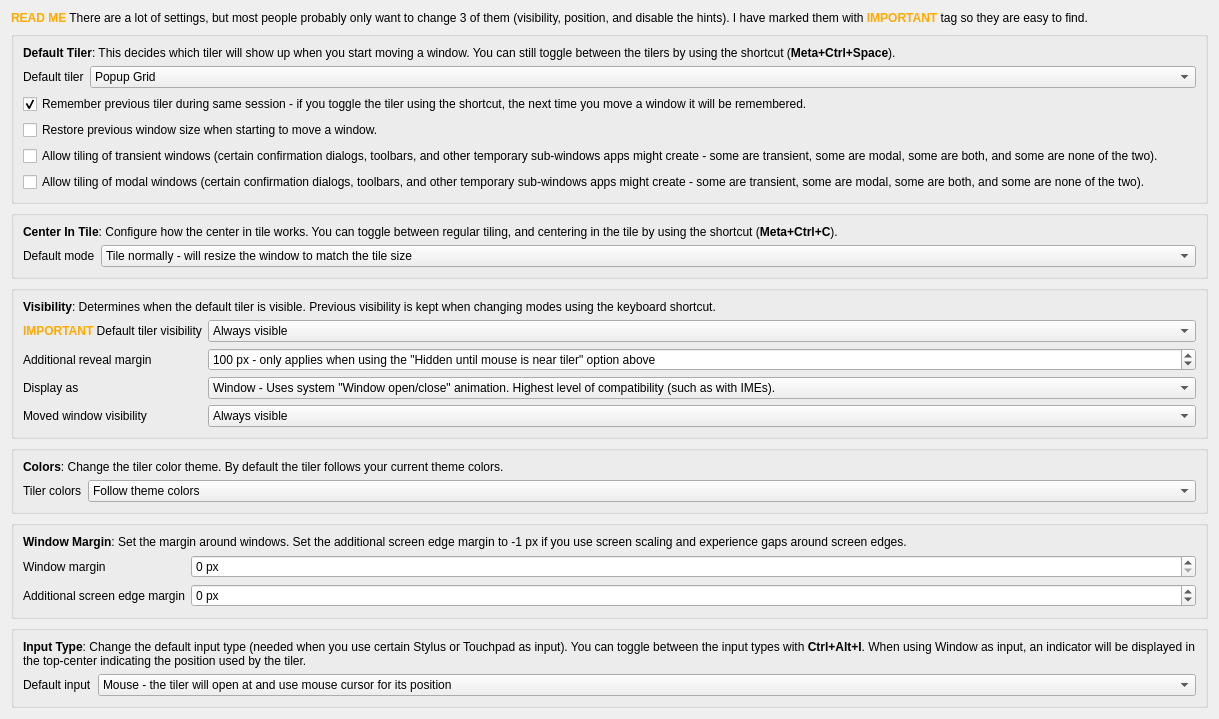
     <widget class="QWidget" name="tab_general">
      <attribute name="icon">
       <iconset theme="input-mouse"/>
      </attribute>
      <attribute name="title">
       <string>General</string>
      </attribute>
      <layout class="QVBoxLayout" name="verticalLayout_general">
       <item>
        <widget class="QLabel" name="label_84">
         <property name="text">
          <string>&lt;html&gt;&lt;head/&gt;&lt;body&gt;&lt;p&gt;&lt;span style=&quot; font-weight:700; color:#ffaa00;&quot;&gt;READ ME&lt;/span&gt; There are a lot of settings, but most people probably only want to change 3 of them (visibility, position, and disable the hints). I have marked them with &lt;span style=&quot; font-weight:700; color:#ffaa00;&quot;&gt;IMPORTANT&lt;/span&gt; tag so they are easy to find.&lt;/p&gt;&lt;/body&gt;&lt;/html&gt;</string>
         </property>
         <property name="wordWrap">
          <bool>true</bool>
         </property>
        </widget>
       </item>
       <item>
        <widget class="QGroupBox" name="groupBox_defaultTiler">
         <property name="enabled">
          <bool>true</bool>
         </property>
         <property name="title">
          <string/>
         </property>
         <property name="alignment">
          <set>Qt::AlignmentFlag::AlignLeading|Qt::AlignmentFlag::AlignLeft|Qt::AlignmentFlag::AlignTop</set>
         </property>
         <property name="checkable">
          <bool>false</bool>
         </property>
         <layout class="QVBoxLayout" name="verticalLayout_restoreType">
          <item>
           <widget class="QLabel" name="label_restoreTypeExplanation">
            <property name="text">
             <string>&lt;html&gt;&lt;head/&gt;&lt;body&gt;&lt;p&gt;&lt;span style=&quot; font-weight:700;&quot;&gt;Default Tiler&lt;/span&gt;: This decides which tiler will show up when you start moving a window. You can still toggle between the tilers by using the shortcut (&lt;span style=&quot; font-weight:700;&quot;&gt;Meta+Ctrl+Space&lt;/span&gt;).&lt;/p&gt;&lt;/body&gt;&lt;/html&gt;</string>
            </property>
            <property name="wordWrap">
             <bool>true</bool>
            </property>
           </widget>
          </item>
          <item>
           <layout class="QFormLayout" name="formLayout_defaultTiler">
            <item row="0" column="1">
             <widget class="QComboBox" name="kcfg_defaultTiler">
              <property name="sizePolicy">
               <sizepolicy hsizetype="Expanding" vsizetype="Fixed">
                <horstretch>0</horstretch>
                <verstretch>0</verstretch>
               </sizepolicy>
              </property>
              <property name="currentText">
               <string>Popup Grid</string>
              </property>
              <property name="currentIndex">
               <number>0</number>
              </property>
              <item>
               <property name="text">
                <string>Popup Grid</string>
               </property>
              </item>
              <item>
               <property name="text">
                <string>Overlay</string>
               </property>
              </item>
             </widget>
            </item>
            <item row="0" column="0">
             <widget class="QLabel" name="label_defaultTiler">
              <property name="text">
               <string>Default tiler</string>
              </property>
             </widget>
            </item>
           </layout>
          </item>
          <item>
           <widget class="QCheckBox" name="kcfg_rememberTiler">
            <property name="enabled">
             <bool>true</bool>
            </property>
            <property name="text">
             <string>Remember previous tiler during same session - if you toggle the tiler using the shortcut, the next time you move a window it will be remembered.</string>
            </property>
            <property name="checked">
             <bool>true</bool>
            </property>
           </widget>
          </item>
          <item>
           <widget class="QCheckBox" name="kcfg_restoreSize">
            <property name="text">
             <string>Restore previous window size when starting to move a window.</string>
            </property>
           </widget>
          </item>
          <item>
           <widget class="QCheckBox" name="kcfg_allowTransient">
            <property name="text">
             <string>Allow tiling of transient windows (certain confirmation dialogs, toolbars, and other temporary sub-windows apps might create - some are transient, some are modal, some are both, and some are none of the two).</string>
            </property>
           </widget>
          </item>
          <item>
           <widget class="QCheckBox" name="kcfg_allowModal">
            <property name="text">
             <string>Allow tiling of modal windows (certain confirmation dialogs, toolbars, and other temporary sub-windows apps might create - some are transient, some are modal, some are both, and some are none of the two).</string>
            </property>
           </widget>
          </item>
         </layout>
        </widget>
       </item>
       <item>
        <widget class="QGroupBox" name="groupBox_12">
         <property name="title">
          <string/>
         </property>
         <layout class="QVBoxLayout" name="verticalLayout_20">
          <item>
           <widget class="QLabel" name="label_54">
            <property name="text">
             <string>&lt;html&gt;&lt;head/&gt;&lt;body&gt;&lt;p&gt;&lt;span style=&quot; font-weight:700;&quot;&gt;Center In Tile&lt;/span&gt;: Configure how the center in tile works. You can toggle between regular tiling, and centering in the tile by using the shortcut (&lt;span style=&quot; font-weight:700;&quot;&gt;Meta+Ctrl+C&lt;/span&gt;).&lt;/p&gt;&lt;/body&gt;&lt;/html&gt;</string>
            </property>
            <property name="wordWrap">
             <bool>true</bool>
            </property>
           </widget>
          </item>
          <item>
           <layout class="QFormLayout" name="formLayout_7">
            <item row="0" column="0">
             <widget class="QLabel" name="label_55">
              <property name="text">
               <string>Default mode</string>
              </property>
             </widget>
            </item>
            <item row="0" column="1">
             <widget class="QComboBox" name="kcfg_centerInTileMode">
              <property name="sizePolicy">
               <sizepolicy hsizetype="Expanding" vsizetype="Fixed">
                <horstretch>0</horstretch>
                <verstretch>0</verstretch>
               </sizepolicy>
              </property>
              <item>
               <property name="text">
                <string>Tile normally - will resize the window to match the tile size</string>
               </property>
              </item>
              <item>
               <property name="text">
                <string>Tile normally first time, then remember previous mode during same session</string>
               </property>
              </item>
              <item>
               <property name="text">
                <string>Center in tile - will only align center of window with center of tile without resizing the window (for instance to center a window on screen)</string>
               </property>
              </item>
              <item>
               <property name="text">
                <string>Center in tile first time, then remember previous mode during same session</string>
               </property>
              </item>
             </widget>
            </item>
           </layout>
          </item>
         </layout>
        </widget>
       </item>
       <item>
        <widget class="QGroupBox" name="groupBox_11">
         <property name="title">
          <string/>
         </property>
         <layout class="QVBoxLayout" name="verticalLayout_15">
          <item>
           <widget class="QLabel" name="label_22">
            <property name="text">
             <string>&lt;html&gt;&lt;head/&gt;&lt;body&gt;&lt;p&gt;&lt;span style=&quot; font-weight:700;&quot;&gt;Visibility&lt;/span&gt;: Determines when the default tiler is visible. Previous visibility is kept when changing modes using the keyboard shortcut.&lt;/p&gt;&lt;/body&gt;&lt;/html&gt;</string>
            </property>
            <property name="wordWrap">
             <bool>true</bool>
            </property>
           </widget>
          </item>
          <item>
           <layout class="QFormLayout" name="formLayout_4">
            <item row="0" column="0">
             <widget class="QLabel" name="label_23">
              <property name="text">
               <string>&lt;html&gt;&lt;head/&gt;&lt;body&gt;&lt;p&gt;&lt;span style=&quot; font-weight:700; color:#ffaa00;&quot;&gt;IMPORTANT&lt;/span&gt; Default tiler visibility&lt;/p&gt;&lt;/body&gt;&lt;/html&gt;</string>
              </property>
             </widget>
            </item>
            <item row="0" column="1">
             <widget class="QComboBox" name="kcfg_tilerVisibility">
              <property name="sizePolicy">
               <sizepolicy hsizetype="Expanding" vsizetype="Fixed">
                <horstretch>0</horstretch>
                <verstretch>0</verstretch>
               </sizepolicy>
              </property>
              <item>
               <property name="text">
                <string>Always visible</string>
               </property>
              </item>
              <item>
               <property name="text">
                <string>Only visible if window is dragged right away (otherwise will remain hidden - mouse pointer change is a good indication that it is safe to drag)</string>
               </property>
              </item>
              <item>
               <property name="text">
                <string>Hidden until toggled on by shortcut (Meta+Space by default)</string>
               </property>
              </item>
              <item>
               <property name="text">
                <string>Hidden until mouse is near tiler (only works for Popup Grid mode)</string>
               </property>
              </item>
              <item>
               <property name="text">
                <string>Hidden if window is dragged right away (otherwise will appear if you click and hold - Firefox is not compatible with this mode and you need to press Meta+Space to show the tiler)</string>
               </property>
              </item>
             </widget>
            </item>
            <item row="1" column="0">
             <widget class="QLabel" name="label_48">
              <property name="text">
               <string>Additional reveal margin</string>
              </property>
             </widget>
            </item>
            <item row="1" column="1">
             <widget class="QSpinBox" name="kcfg_revealMargin">
              <property name="sizePolicy">
               <sizepolicy hsizetype="Expanding" vsizetype="Fixed">
                <horstretch>0</horstretch>
                <verstretch>0</verstretch>
               </sizepolicy>
              </property>
              <property name="suffix">
               <string> px - only applies when using the &quot;Hidden until mouse is near tiler&quot; option above</string>
              </property>
              <property name="maximum">
               <number>2000</number>
              </property>
              <property name="singleStep">
               <number>10</number>
              </property>
              <property name="value">
               <number>100</number>
              </property>
             </widget>
            </item>
            <item row="3" column="0">
             <widget class="QLabel" name="label_43">
              <property name="text">
               <string>Moved window visibility</string>
              </property>
             </widget>
            </item>
            <item row="3" column="1">
             <widget class="QComboBox" name="kcfg_windowVisibility">
              <property name="sizePolicy">
               <sizepolicy hsizetype="Expanding" vsizetype="Fixed">
                <horstretch>0</horstretch>
                <verstretch>0</verstretch>
               </sizepolicy>
              </property>
              <item>
               <property name="text">
                <string>Always visible</string>
               </property>
              </item>
              <item>
               <property name="text">
                <string>Hidden while tiler is visible</string>
               </property>
              </item>
              <item>
               <property name="text">
                <string>Hidden while above tiler</string>
               </property>
              </item>
             </widget>
            </item>
            <item row="2" column="0">
             <widget class="QLabel" name="label_109">
              <property name="text">
               <string>Display as</string>
              </property>
             </widget>
            </item>
            <item row="2" column="1">
             <widget class="QComboBox" name="kcfg_displayAs">
              <property name="sizePolicy">
               <sizepolicy hsizetype="Expanding" vsizetype="Fixed">
                <horstretch>0</horstretch>
                <verstretch>0</verstretch>
               </sizepolicy>
              </property>
              <item>
               <property name="text">
                <string>Window - Uses system &quot;Window open/close&quot; animation. Highest level of compatibility (such as with IMEs).</string>
               </property>
              </item>
              <item>
               <property name="text">
                <string>Popup - Shows the tiler without additional system animations. Might cause issues with IMEs (if you use Asian languages) and possibly other features.</string>
               </property>
              </item>
             </widget>
            </item>
           </layout>
          </item>
         </layout>
        </widget>
       </item>
       <item>
        <widget class="QGroupBox" name="groupBox_6">
         <property name="title">
          <string/>
         </property>
         <layout class="QVBoxLayout" name="verticalLayout_14">
          <item>
           <widget class="QLabel" name="label_42">
            <property name="text">
             <string>&lt;html&gt;&lt;head/&gt;&lt;body&gt;&lt;p&gt;&lt;span style=&quot; font-weight:700;&quot;&gt;Colors&lt;/span&gt;: Change the tiler color theme. By default the tiler follows your current theme colors.&lt;/p&gt;&lt;/body&gt;&lt;/html&gt;</string>
            </property>
           </widget>
          </item>
          <item>
           <layout class="QFormLayout" name="formLayout_3">
            <item row="0" column="0">
             <widget class="QLabel" name="label_37">
              <property name="text">
               <string>Tiler colors</string>
              </property>
             </widget>
            </item>
            <item row="0" column="1">
             <widget class="QComboBox" name="kcfg_theme">
              <property name="sizePolicy">
               <sizepolicy hsizetype="Expanding" vsizetype="Fixed">
                <horstretch>0</horstretch>
                <verstretch>0</verstretch>
               </sizepolicy>
              </property>
              <item>
               <property name="text">
                <string>Follow theme colors</string>
               </property>
              </item>
              <item>
               <property name="text">
                <string>Alpha test blue</string>
               </property>
              </item>
              <item>
               <property name="text">
                <string>Orange</string>
               </property>
              </item>
              <item>
               <property name="text">
                <string>Red (light background)</string>
               </property>
              </item>
              <item>
               <property name="text">
                <string>Red (dark background)</string>
               </property>
              </item>
              <item>
               <property name="text">
                <string>Lime green</string>
               </property>
              </item>
              <item>
               <property name="text">
                <string>Purple</string>
               </property>
              </item>
              <item>
               <property name="text">
                <string>Green</string>
               </property>
              </item>
              <item>
               <property name="text">
                <string>Yellow</string>
               </property>
              </item>
              <item>
               <property name="text">
                <string>Blue</string>
               </property>
              </item>
             </widget>
            </item>
           </layout>
          </item>
         </layout>
        </widget>
       </item>
       <item>
        <widget class="QGroupBox" name="groupBox">
         <property name="enabled">
          <bool>true</bool>
         </property>
         <property name="title">
          <string/>
         </property>
         <layout class="QVBoxLayout" name="verticalLayout_9">
          <item>
           <widget class="QLabel" name="label_28">
            <property name="text">
             <string>&lt;html&gt;&lt;head/&gt;&lt;body&gt;&lt;p&gt;&lt;span style=&quot; font-weight:700;&quot;&gt;Window Margin&lt;/span&gt;: Set the margin around windows. Set the additional screen edge margin to -1 px if you use screen scaling and experience gaps around screen edges.&lt;/p&gt;&lt;/body&gt;&lt;/html&gt;</string>
            </property>
            <property name="wordWrap">
             <bool>true</bool>
            </property>
           </widget>
          </item>
          <item>
           <layout class="QFormLayout" name="formLayout">
            <item row="0" column="0">
             <widget class="QLabel" name="label_27">
              <property name="text">
               <string>Window margin</string>
              </property>
             </widget>
            </item>
            <item row="0" column="1">
             <widget class="QSpinBox" name="kcfg_tileMargin">
              <property name="sizePolicy">
               <sizepolicy hsizetype="MinimumExpanding" vsizetype="Fixed">
                <horstretch>0</horstretch>
                <verstretch>0</verstretch>
               </sizepolicy>
              </property>
              <property name="suffix">
               <string> px</string>
              </property>
              <property name="maximum">
               <number>100</number>
              </property>
              <property name="singleStep">
               <number>1</number>
              </property>
              <property name="stepType">
               <enum>QAbstractSpinBox::StepType::DefaultStepType</enum>
              </property>
             </widget>
            </item>
            <item row="1" column="0">
             <widget class="QLabel" name="label_8">
              <property name="text">
               <string>Additional screen edge margin</string>
              </property>
             </widget>
            </item>
            <item row="1" column="1">
             <widget class="QSpinBox" name="kcfg_screenMargin">
              <property name="sizePolicy">
               <sizepolicy hsizetype="MinimumExpanding" vsizetype="Fixed">
                <horstretch>0</horstretch>
                <verstretch>0</verstretch>
               </sizepolicy>
              </property>
              <property name="suffix">
               <string> px</string>
              </property>
              <property name="minimum">
               <number>-5</number>
              </property>
              <property name="maximum">
               <number>100</number>
              </property>
             </widget>
            </item>
           </layout>
          </item>
         </layout>
        </widget>
       </item>
       <item>
        <widget class="QGroupBox" name="groupBox_9">
         <property name="title">
          <string/>
         </property>
         <layout class="QVBoxLayout" name="verticalLayout_18">
          <item>
           <widget class="QLabel" name="label_44">
            <property name="text">
             <string>&lt;html&gt;&lt;head/&gt;&lt;body&gt;&lt;p&gt;&lt;span style=&quot; font-weight:700;&quot;&gt;Input Type&lt;/span&gt;: Change the default input type (needed when you use certain Stylus or Touchpad as input). You can toggle between the input types with &lt;span style=&quot; font-weight:700;&quot;&gt;Ctrl+Alt+I&lt;/span&gt;. When using Window as input, an indicator will be displayed in the top-center indicating the position used by the tiler.&lt;/p&gt;&lt;/body&gt;&lt;/html&gt;</string>
            </property>
            <property name="wordWrap">
             <bool>true</bool>
            </property>
           </widget>
          </item>
          <item>
           <layout class="QFormLayout" name="formLayout_6">
            <item row="0" column="0">
             <widget class="QLabel" name="label_45">
              <property name="text">
               <string>Default input</string>
              </property>
             </widget>
            </item>
            <item row="0" column="1">
             <widget class="QComboBox" name="kcfg_defaultInput">
              <property name="sizePolicy">
               <sizepolicy hsizetype="Expanding" vsizetype="Fixed">
                <horstretch>0</horstretch>
                <verstretch>0</verstretch>
               </sizepolicy>
              </property>
              <item>
               <property name="text">
                <string>Mouse - the tiler will open at and use mouse cursor for its position</string>
               </property>
              </item>
              <item>
               <property name="text">
                <string>Window - (use for Stylus or Touch input) the tiler will open at and use window top-center for its position</string>
               </property>
              </item>
             </widget>
            </item>
           </layout>
          </item>
         </layout>
        </widget>
       </item>
       <item>
        <spacer name="verticalSpacer_general">
         <property name="orientation">
          <enum>Qt::Orientation::Vertical</enum>
         </property>
         <property name="sizeType">
          <enum>QSizePolicy::Policy::MinimumExpanding</enum>
         </property>
         <property name="sizeHint" stdset="0">
          <size>
           <width>0</width>
           <height>0</height>
          </size>
         </property>
        </spacer>
       </item>
      </layout>
      <zorder>verticalSpacer_general</zorder>
      <zorder>groupBox_defaultTiler</zorder>
      <zorder>groupBox</zorder>
      <zorder>groupBox_6</zorder>
      <zorder>groupBox_11</zorder>
      <zorder>groupBox_9</zorder>
      <zorder>groupBox_12</zorder>
      <zorder>label_84</zorder>
     </widget>
